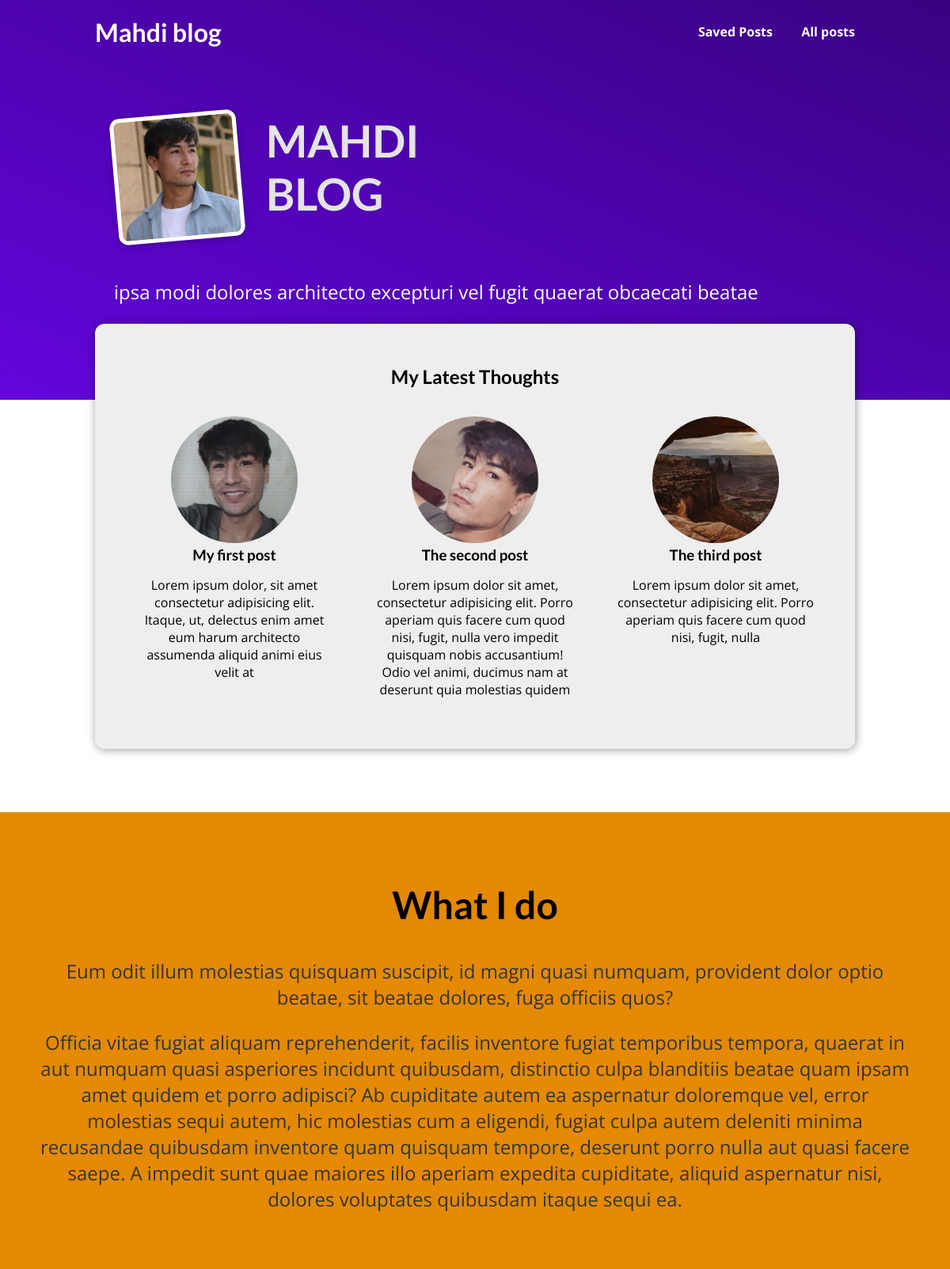
The page / on the database its author committed.
### blog/models.py (models this page shows, shortened)
class Post(models.Model):
    title = models.CharField(max_length=100)
    excerpt = models.TextField()
    image = models.ImageField(upload_to='posts')
    date = models.DateField(auto_now=True, )
    slug = models.SlugField(max_length=100, unique=True, db_index=True)
    content = models.TextField(max_length=10000, validators=[MinLengthValidator(10)])
    author = models.ForeignKey(Author, on_delete=models.CASCADE, related_name='posts')
    tags = models.ManyToManyField('Tag')
    class Meta:
        verbose_name = 'Post'
        verbose_name_plural = 'Posts'

### blog/views.py (the view)
# urls.py: path('', HomeView.as_view(), name='home'),
class HomeView(TemplateView):
    template_name = "blog/home.html"
    def get_context_data(self, **kwargs):
        context = super().get_context_data(**kwargs)
        context["posts"] = Post.objects.order_by('-date')[:3]
        return context

### blog/templates/blog/home.html (shortened to what this page needs)
{% extends 'base.html' %}
{% load static %}
{% block css %}
<link rel="stylesheet" href="{% static 'blog/post.css' %}">
<link rel="stylesheet" href="{% static 'blog/index.css' %}">
{% endblock css %}
{% block content %}
    <section id="welcome">
        <header>
            <img src="{% static 'blog/images/mahdi_1.jpg' %}" alt="Mahdi">
            <h2>MAHDI BLOG</h2>
        </header>
        <p>{% lorem 10 w random %}</p>
    </section>
    <section id="latest_posts">
        <h2>My Latest Thoughts</h2>
        <ul>
            {% for post in posts %}
                {% include "blog/includes/post.html" %}
            {% endfor %}
        </ul>
    </section>
    <section id="about">
        <h2>What I do</h2>
        <p>{% lorem 1 b random %}</p>
        <p>{% lorem 1 b random %}</p>
    </section>
{% endblock content %}

### blog/templates/blog/includes/post.html
<li>
    <article class="post">
        <a href="{% url 'post_details' post.slug %}">
            <img src="{{ post.image.url }}" alt="{{ post.title }}">
            <div class="post__content">
                <h3>{{ post.title }}</h3>
                <p>{{ post.excerpt }}</p>
            </div>
        </a>
    </article>
</li>

### static/app.css (style rules this page uses)
* { box-sizing: border-box; }
html { font-family: 'Open Sans', 'Lato', sans-serif; }
body { margin: 0; }
h1, h2, h3 { font-family: 'Lato', sans-serif; font-weight: bold; }

### blog/static/blog/post.css (style rules this page uses)
.post { display: flex; flex-direction: column; align-items: center; text-align: center; }
.post a { text-decoration: none; color: black; transition: all 0.2s ease; padding: 1rem; text-overflow: ellipsis; }
.post img { width: 5rem; height: 5rem; object-fit: cover; border-radius: 50%; }
.post h3 { margin: 0.25rem 0; }

### blog/static/blog/index.css (style rules this page uses)
#welcome { background: linear-gradient(to right top, #6305dd, #390281); padding: 6rem 12%; }
#welcome header { display: flex; align-items: flex-start; margin: 3rem auto; }
#welcome img { width: 10rem; height: 10rem; object-fit: cover; object-position: top; border: 5px solid white; border-radius: 12px; background-color: #ffe1bf; transform: rotateZ(-5deg); box-shadow: 0 2px 8px rgba(0, 0, 0, 0.25); }
#welcome h2 { font-size: 3.5rem; margin: 0 0 0 2rem; color: #e4e4e4; width: 10rem; }
#welcome p { color: white; font-size: 1.5rem; }
#latest_posts { background-color: #eee; padding: 2rem; border-radius: 12px; width: 60rem; margin: -6rem auto 2rem auto; box-shadow: 1px 1px 12px rgba(0, 0, 0, 0.4); text-align: center; }
#latest_posts img { border-radius: 50%; width: 10rem; height: 10rem; display: flex; align-items: center; margin: 0 auto; }
#latest_posts h2 { text-align: center; }
#latest_posts ul { list-style: none; margin: 0; padding: 0; display: flex; gap: 1rem; }
#latest_posts li { flex: 1; }
#about { text-align: center; padding: 3rem; background-color: #e48900; margin-top: 5rem; }
#about h2 { font-size: 3rem; }
#about p { font-size: 1.5rem; color: #353535; }

### rows shown on the page
Post: image (picture), title "My first post", excerpt "Lorem ipsum dolor, sit amet consectetur adipisicing elit. Itaque, ut, delectus enim amet eum harum architecto assumenda aliquid animi eius velit at"
Post: image (picture), title "The second post", excerpt "Lorem ipsum dolor sit amet, consectetur adipisicing elit. Porro aperiam quis facere cum quod nisi, fugit, nulla vero impedit quisquam nobis accusantium! Odio vel animi, ducimus nam at deserunt quia molestias quidem"
Post: image (picture), title "The third post", excerpt "Lorem ipsum dolor sit amet, consectetur adipisicing elit. Porro aperiam quis facere cum quod nisi, fugit, nulla"
